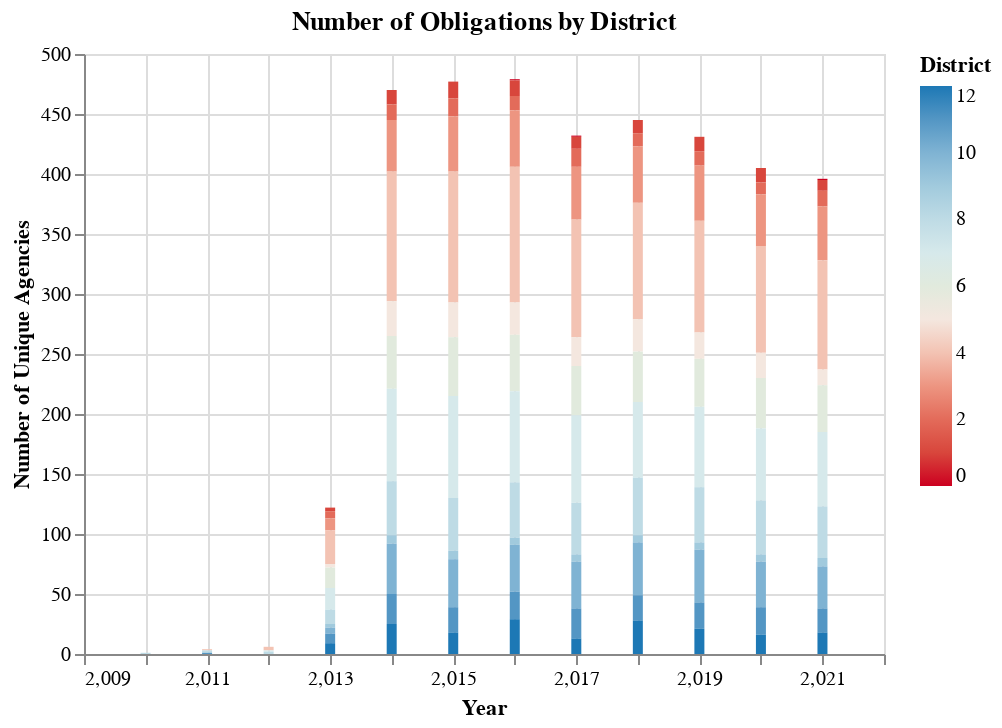

Notebook source saved alongside this figure:
### Code cell
chart = (alt.Chart(dist_years1)
         .mark_bar()
         .encode(
             x=alt.X("prepared_y", title="Year"),
             y=alt.Y("n_agency_unique", title="Number of Unique Agencies"),
             #column = "payment:N",
             color = alt.Color("dist", 
                              scale=alt.Scale(
                                  range=altair_utils.FIVETHIRTYEIGHT_DIVERGING_COLORS),  
                               legend=alt.Legend(title="District")
                              )
                              )
        .properties( 
                       title="Number of Obligations by District")

)


chart

### Figure 1 — Vega-Lite specification as saved in the notebook (floating-point values rounded to 4 significant figures)
{"usermeta": {"embedOptions": {"theme": "fivethirtyeight"}}, "config": {"view": {"continuousWidth": 400, "continuousHeight": 300}}, "data": {"name": "data-42b0e48d0924d04f421665fcfc5f047b"}, "mark": "bar", "encoding": {"color": {"field": "dist", "legend": {"title": "District"}, "scale": {"range": ["#cc0020", "#e77866", "#f6e7e1", "#d6e8ed", "#91bfd9", "#1d78b5"]}, "type": "quantitative"}, "x": {"field": "prepared_y", "title": "Year", "type": "quantitative"}, "y": {"field": "n_agency_unique", "title": "Number of Unique Agencies", "type": "quantitative"}}, "title": "Number of Obligations by District", "$schema": "https://vega.github.io/schema/vega-lite/v4.17.0.json", "datasets": {"data-42b0e48d0924d04f421665fcfc5f047b": [{"prepared_y": 2021.0, "dist": 0, "n_agency_unique": 1}, {"prepared_y": 2021.0, "dist": 1, "n_agency_unique": 9}, {"prepared_y": 2021.0, "dist": 2, "n_agency_unique": 13}, {"prepared_y": 2021.0, "dist": 3, "n_agency_unique": 45}, {"prepared_y": 2021.0, "dist": 4, "n_agency_unique": 91}, {"prepared_y": 2021.0, "dist": 5, "n_agency_unique": 13}, {"prepared_y": 2021.0, "dist": 6, "n_agency_unique": 39}, {"prepared_y": 2021.0, "dist": 7, "n_agency_unique": 62}, {"prepared_y": 2021.0, "dist": 8, "n_agency_unique": 43}, {"prepared_y": 2021.0, "dist": 9, "n_agency_unique": 7}, {"prepared_y": 2021.0, "dist": 10, "n_agency_unique": 35}, {"prepared_y": 2021.0, "dist": 11, "n_agency_unique": 20}, {"prepared_y": 2021.0, "dist": 12, "n_agency_unique": 18}, {"prepared_y": 2020.0, "dist": 1, "n_agency_unique": 12}, {"prepared_y": 2020.0, "dist": 2, "n_agency_unique": 10}, {"prepared_y": 2020.0, "dist": 3, "n_agency_unique": 43}, {"prepared_y": 2020.0, "dist": 4, "n_agency_unique": 89}, {"prepared_y": 2020.0, "dist": 5, "n_agency_unique": 21}, {"prepared_y": 2020.0, "dist": 6, "n_agency_unique": 42}, {"prepared_y": 2020.0, "dist": 7, "n_agency_unique": 60}, {"prepared_y": 2020.0, "dist": 8, "n_agency_unique": 45}, {"prepared_y": 2020.0, "dist": 9, "n_agency_unique": 6}, {"prepared_y": 2020.0, "dist": 10, "n_agency_unique": 38}, {"prepared_y": 2020.0, "dist": 11, "n_agency_unique": 23}, {"prepared_y": 2020.0, "dist": 12, "n_agency_unique": 16}, {"prepared_y": 2019.0, "dist": 1, "n_agency_unique": 12}, {"prepared_y": 2019.0, "dist": 2, "n_agency_unique": 12}, {"prepared_y": 2019.0, "dist": 3, "n_agency_unique": 46}, {"prepared_y": 2019.0, "dist": 4, "n_agency_unique": 93}, {"prepared_y": 2019.0, "dist": 5, "n_agency_unique": 22}, {"prepared_y": 2019.0, "dist": 6, "n_agency_unique": 40}, {"prepared_y": 2019.0, "dist": 7, "n_agency_unique": 67}, {"prepared_y": 2019.0, "dist": 8, "n_agency_unique": 46}, {"prepared_y": 2019.0, "dist": 9, "n_agency_unique": 6}, {"prepared_y": 2019.0, "dist": 10, "n_agency_unique": 44}, {"prepared_y": 2019.0, "dist": 11, "n_agency_unique": 22}, {"prepared_y": 2019.0, "dist": 12, "n_agency_unique": 21}, {"prepared_y": 2018.0, "dist": 1, "n_agency_unique": 11}, {"prepared_y": 2018.0, "dist": 2, "n_agency_unique": 11}, {"prepared_y": 2018.0, "dist": 3, "n_agency_unique": 47}, {"prepared_y": 2018.0, "dist": 4, "n_agency_unique": 97}, {"prepared_y": 2018.0, "dist": 5, "n_agency_unique": 27}, {"prepared_y": 2018.0, "dist": 6, "n_agency_unique": 42}, {"prepared_y": 2018.0, "dist": 7, "n_agency_unique": 63}, {"prepared_y": 2018.0, "dist": 8, "n_agency_unique": 48}, {"prepared_y": 2018.0, "dist": 9, "n_agency_unique": 6}, {"prepared_y": 2018.0, "dist": 10, "n_agency_unique": 44}, {"prepared_y": 2018.0, "dist": 11, "n_agency_unique": 21}, {"prepared_y": 2018.0, "dist": 12, "n_agency_unique": 28}, {"prepared_y": 2017.0, "dist": 0, "n_agency_unique": 1}, {"prepared_y": 2017.0, "dist": 1, "n_agency_unique": 10}, {"prepared_y": 2017.0, "dist": 2, "n_agency_unique": 15}, {"prepared_y": 2017.0, "dist": 3, "n_agency_unique": 44}, {"prepared_y": 2017.0, "dist": 4, "n_agency_unique": 98}, {"prepared_y": 2017.0, "dist": 5, "n_agency_unique": 24}, {"prepared_y": 2017.0, "dist": 6, "n_agency_unique": 41}, {"prepared_y": 2017.0, "dist": 7, "n_agency_unique": 73}, {"prepared_y": 2017.0, "dist": 8, "n_agency_unique": 43}, {"prepared_y": 2017.0, "dist": 9, "n_agency_unique": 6}, {"prepared_y": 2017.0, "dist": 10, "n_agency_unique": 39}, {"prepared_y": 2017.0, "dist": 11, "n_agency_unique": 25}, {"prepared_y": 2017.0, "dist": 12, "n_agency_unique": 13}, {"prepared_y": 2016.0, "dist": 0, "n_agency_unique": 1}, {"prepared_y": 2016.0, "dist": 1, "n_agency_unique": 13}, {"prepared_y": 2016.0, "dist": 2, "n_agency_unique": 12}, {"prepared_y": 2016.0, "dist": 3, "n_agency_unique": 47}, {"prepared_y": 2016.0, "dist": 4, "n_agency_unique": 113}, {"prepared_y": 2016.0, "dist": 5, "n_agency_unique": 27}, {"prepared_y": 2016.0, "dist": 6, "n_agency_unique": 47}, {"prepared_y": 2016.0, "dist": 7, "n_agency_unique": 76}, {"prepared_y": 2016.0, "dist": 8, "n_agency_unique": 46}, {"prepared_y": 2016.0, "dist": 9, "n_agency_unique": 6}, {"prepared_y": 2016.0, "dist": 10, "n_agency_unique": 39}, {"prepared_y": 2016.0, "dist": 11, "n_agency_unique": 23}, {"prepared_y": 2016.0, "dist": 12, "n_agency_unique": 29}, {"prepared_y": 2015.0, "dist": 1, "n_agency_unique": 14}, {"prepared_y": 2015.0, "dist": 2, "n_agency_unique": 15}, {"prepared_y": 2015.0, "dist": 3, "n_agency_unique": 46}, {"prepared_y": 2015.0, "dist": 4, "n_agency_unique": 109}, {"prepared_y": 2015.0, "dist": 5, "n_agency_unique": 29}, {"prepared_y": 2015.0, "dist": 6, "n_agency_unique": 49}, {"prepared_y": 2015.0, "dist": 7, "n_agency_unique": 85}, {"prepared_y": 2015.0, "dist": 8, "n_agency_unique": 44}, {"prepared_y": 2015.0, "dist": 9, "n_agency_unique": 7}, {"prepared_y": 2015.0, "dist": 10, "n_agency_unique": 40}, {"prepared_y": 2015.0, "dist": 11, "n_agency_unique": 21}, {"prepared_y": 2015.0, "dist": 12, "n_agency_unique": 18}, {"prepared_y": 2014.0, "dist": 1, "n_agency_unique": 12}, {"prepared_y": 2014.0, "dist": 2, "n_agency_unique": 13}, {"prepared_y": 2014.0, "dist": 3, "n_agency_unique": 43}, {"prepared_y": 2014.0, "dist": 4, "n_agency_unique": 108}, {"prepared_y": 2014.0, "dist": 5, "n_agency_unique": 29}, {"prepared_y": 2014.0, "dist": 6, "n_agency_unique": 44}, {"prepared_y": 2014.0, "dist": 7, "n_agency_unique": 77}, {"prepared_y": 2014.0, "dist": 8, "n_agency_unique": 45}, {"prepared_y": 2014.0, "dist": 9, "n_agency_unique": 7}, {"prepared_y": 2014.0, "dist": 10, "n_agency_unique": 42}, {"prepared_y": 2014.0, "dist": 11, "n_agency_unique": 25}, {"prepared_y": 2014.0, "dist": 12, "n_agency_unique": 25}, {"prepared_y": 2013.0, "dist": 1, "n_agency_unique": 3}, {"prepared_y": 2013.0, "dist": 2, "n_agency_unique": 6}, {"prepared_y": 2013.0, "dist": 3, "n_agency_unique": 10}, {"prepared_y": 2013.0, "dist": 4, "n_agency_unique": 28}, {"prepared_y": 2013.0, "dist": 5, "n_agency_unique": 3}, {"prepared_y": 2013.0, "dist": 6, "n_agency_unique": 17}, {"prepared_y": 2013.0, "dist": 7, "n_agency_unique": 18}, {"prepared_y": 2013.0, "dist": 8, "n_agency_unique": 12}, {"prepared_y": 2013.0, "dist": 9, "n_agency_unique": 3}, {"prepared_y": 2013.0, "dist": 10, "n_agency_unique": 5}, {"prepared_y": 2013.0, "dist": 11, "n_agency_unique": 8}, {"prepared_y": 2013.0, "dist": 12, "n_agency_unique": 9}, {"prepared_y": 2012.0, "dist": 4, "n_agency_unique": 3}, {"prepared_y": 2012.0, "dist": 7, "n_agency_unique": 1}, {"prepared_y": 2012.0, "dist": 8, "n_agency_unique": 2}, {"prepared_y": 2011.0, "dist": 4, "n_agency_unique": 1}, {"prepared_y": 2011.0, "dist": 8, "n_agency_unique": 2}, {"prepared_y": 2011.0, "dist": 11, "n_agency_unique": 1}, {"prepared_y": 2010.0, "dist": 8, "n_agency_unique": 1}]}}
